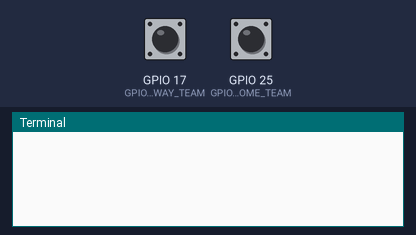
The program below on a simulated Raspberry Pi (BCM pin numbers). Shown: the last lines printed to the terminal. The inputs (shaded band) are chosen by the test bench; at power-on: GPIO 17 (GPIO_PIN_AWAY_TEAM) HIGH, GPIO 25 (GPIO_PIN_HOME_TEAM) HIGH. Web requests get an empty 200 reply after 0.4 s.

Above: at 1.2 s.
1.3 s: GPIO 17 (GPIO_PIN_AWAY_TEAM) pulled LOW for 0.15 s
At 3.2 s:
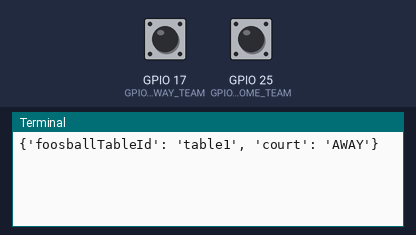
3.5 s: GPIO 25 (GPIO_PIN_HOME_TEAM) pulled LOW for 0.15 s
At 4.06 s:
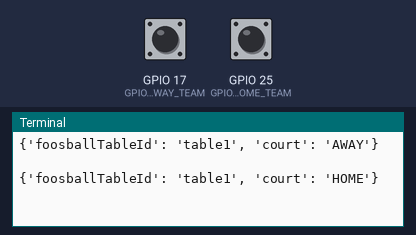

Measured:
- after the input at 1.3 s, the terminal: prints a new line after 0.30 s (image 1)
- after the input at 3.5 s, the terminal: prints a new line after 0.30 s (image 2)

The program:

startGame.py
```python
# Needed modules will be imported and configured
import RPi.GPIO as GPIO
import requests
import time

# Referring to the pins by the "Broadcom SOC channel" number
GPIO.setmode(GPIO.BCM)
# Declaration of the input pins which are connected with the two IR sensors (home/away team)
GPIO_PIN_HOME_TEAM = 25
GPIO_PIN_AWAY_TEAM = 17
GPIO.setup(GPIO_PIN_HOME_TEAM, GPIO.IN, pull_up_down = GPIO.PUD_UP)
GPIO.setup(GPIO_PIN_AWAY_TEAM, GPIO.IN, pull_up_down = GPIO.PUD_UP)

# Configure rest endpoint and json header
url = 'http://mhpfoosball-env.eba-ezgg5jrp.eu-west-1.elasticbeanstalk.com/foosball/match/score'
headers = {'content-type': 'application/json'}

# Lables
identCourt = "court"
identTableId = "foosballTableId"
goalHome = "HOME"
goalAway = "AWAY"
foosballTableId = "table1"

# Timeout sleep in sec
timeoutSleepInSec = 0.3

# submit current score to rest endpoint
def submitScore(goal):
    try:
        global payload
        payload = {identTableId: foosballTableId,
                   identCourt: goal}
        print payload
        response = requests.post(url, json=payload, headers=headers)
        print response.text
    except:
        print sys.exc_info()[0]

# sleep to avoid goal counter is triggered to often becuse IR sensor has very sensitive time span
def sleep():
    time.sleep(timeoutSleepInSec)

# main program loop
try:
    while True:
        # goal home
        if GPIO.input(GPIO_PIN_HOME_TEAM) == False:
            sleep()
            submitScore(goalHome)
        # goal away
        elif GPIO.input(GPIO_PIN_AWAY_TEAM) == False:
            sleep()
            submitScore(goalAway)

# Work after the end of the program when program exits with keyboard CTRL+D
except:
    print ''
```
